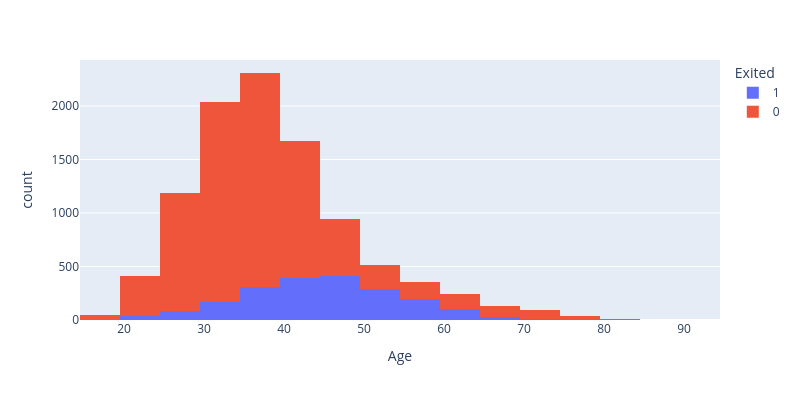

Here is the notebook cell this chart was saved with:
### Code cell
#usung plptly to Distribution of Age by Churn Status
fig = px.histogram(df, x='Age', color='Exited', nbins=20, width=800, height=400)
fig.show()

### Figure 1 — Plotly figure (JSON) as saved in the notebook; plotly's stock layout.template omitted (floating-point values rounded to 4 significant figures; data arrays with more than 128 entries replaced by an {"elided": "..."} marker saying what was removed)
{"data": [{"bingroup": "x", "hovertemplate": "Exited=1<br>Age=%{x}<br>count=%{y}<extra></extra>", "legendgroup": "1", "marker": {"color": "#636efa", "pattern": {"shape": ""}}, "name": "1", "nbinsx": 20, "orientation": "v", "showlegend": true, "type": "histogram", "x": {"elided": "2037 int values"}, "xaxis": "x", "yaxis": "y"}, {"bingroup": "x", "hovertemplate": "Exited=0<br>Age=%{x}<br>count=%{y}<extra></extra>", "legendgroup": "0", "marker": {"color": "#EF553B", "pattern": {"shape": ""}}, "name": "0", "nbinsx": 20, "orientation": "v", "showlegend": true, "type": "histogram", "x": {"elided": "7963 int values"}, "xaxis": "x", "yaxis": "y"}], "layout": {"barmode": "relative", "height": 400, "legend": {"title": {"text": "Exited"}, "tracegroupgap": 0}, "margin": {"t": 60}, "width": 800, "xaxis": {"anchor": "y", "domain": [0, 1], "title": {"text": "Age"}}, "yaxis": {"anchor": "x", "domain": [0, 1], "title": {"text": "count"}}}}
